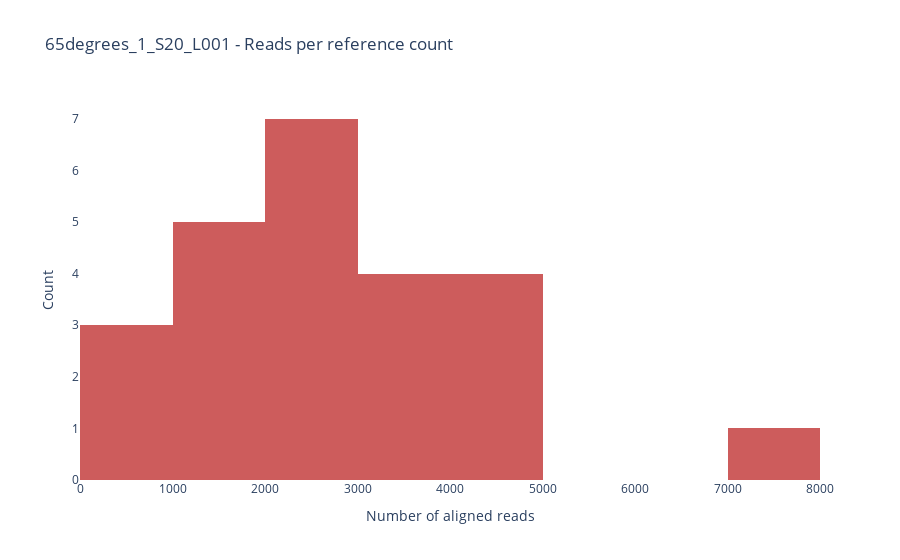

The notebook cell saved with this chart:
### Markdown cell above
## Aligned reads per reference

### Code cell
%reload_ext autoreload

fig = study.num_aligned_reads_per_reference_frequency_distribution(
    sample = sample,
    section = 'full'
)['fig']

fig.show()
fig.write_html(os.path.join(path_figs, 'num_aligned_reads_per_reference_frequency_distribution.html'))

### Figure 1 — Plotly figure (JSON) as saved in the notebook; plotly's stock layout.template omitted (floating-point values rounded to 4 significant figures)
{"data": [{"hovertemplate": "Number of aligned reads: %{x}<br>Count: %{y}<extra></extra>", "marker": {"color": "indianred"}, "showlegend": false, "type": "histogram", "x": [2463, 4197, 2441, 3228, 2770, 3351, 1753, 816, 2909, 4180, 3354, 7442, 3312, 851, 1672, 2036, 1066, 978, 2963, 2153, 1635, 1233, 4409, 4669]}], "layout": {"paper_bgcolor": "white", "plot_bgcolor": "white", "title": {"text": "65degrees_1_S20_L001 - Reads per reference count"}, "xaxis": {"title": {"text": "Number of aligned reads"}}, "yaxis": {"title": {"text": "Count"}}}}
